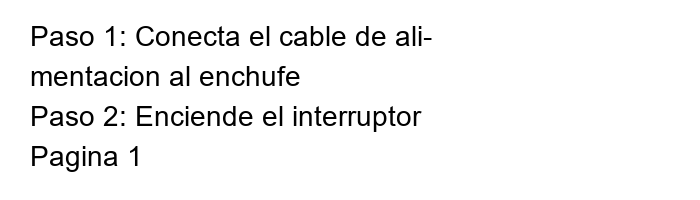
#> input picture pruebas/datos/ocr_manual_p1.png, 700 x 200 px
$ python -i lienzo.py   (imports and definitions only)
#> lines starting #> are read from the running program, lines starting #| are printed output that depends on the picture
# -*- coding: utf-8 -*-
"""Lienzo: el estudio del pintor sin modelo — operar con imágenes reales, con Pillow + numpy
(+ OpenCV si está, solo para ruido/arañazos/inpainting rápido; todo funciona sin él, más lento
o con menos pasos, y lo dice). Ningún prompt sale de la máquina; ningún verbo llama a un
proveedor de imagen (`imagen.py`) salvo `borrar --metodo taller`, que habla con la máquina que
TÚ pongas en `taller_url` (`<memoria>/imagen_config.json`) — por defecto vacía, y entonces ese
método falla con "sin dato" en vez de asumir localhost (nada garantiza en el código que sea tu
propia máquina: el aviso "nunca sale de casa" es responsabilidad de cómo configures `taller_url`,
no una promesa que este módulo compruebe).

    python lienzo.py fundir <a> <b> [--modo mezcla|multiplicar|pantalla|superponer|luz_suave]
                     [--alfa 0.5] [--mascara degradado_h|degradado_v|radial|<png>] [--salida f.png]
    python lienzo.py doble <a> <b> [--alfa 0.5] [--salida f.png]
    python lienzo.py collage <img1> <img2> ... [--columnas N] [--ancho 1920] [--margen 12]
                     [--fondo #111111] [--salida f.png]
    python lienzo.py degradado <img> [--direccion abajo|arriba|izq|der|radial] [--color #000000]
                     [--desde 0.6] [--salida f.png]
    python lienzo.py restaurar <foto> [--salida f.png] [--sin-aranazos] [--nitidez 1.0]
                     [--color auto|no]
    python lienzo.py numeros <foto> [--colores 12] [--ancho 1400] [--min-zona N] [--salida base]
                     # sin --min-zona: 0,05% del área ya redimensionada (suelo 20 px)
    python lienzo.py borrar <img> (--caja x,y,w,h | --mascara m.png | --color #rrggbb[,tolerancia])
                     [--metodo telea|ns|taller] [--salida f.png]
    python lienzo.py cubista <foto> [--facetas 220] [--desplazamiento 0.07] [--giro 7]
                     [--sin-contorno] [--difuminado-fondo N] [--semilla 7]
                     [--pasos N --pasos-dir DIR] [--salida f.png]
    python lienzo.py surrealista <foto> [--fuerza 26] [--escala 90] [--viraje 42] [--semilla 7]
                     [--pasos N --pasos-dir DIR] [--salida f.png]

`fundir`: `b` se redimensiona al tamaño de `a` (LANCZOS) y se combina con un modo de mezcla
clásico (`mezcla` = normal; `multiplicar`, `pantalla`, `superponer`, `luz_suave` = fórmulas
estándar de edición de imagen sobre canales 0-1). `--alfa` es la opacidad global de la mezcla
(0 = sale `a` tal cual, 1 = sale el resultado de la mezcla entera — con `--modo mezcla`, eso es
`b` tal cual, píxel a píxel); `--mascara` sustituye ese único número por un mapa por píxel
(dos degradados y un radial generados aquí, o la ruta a un PNG en gris que hace de máscara),
multiplicado igualmente por `--alfa`.

`doble`: la exposición doble reparte, según la LUMINANCIA de `a` (más "pantalla" donde `a` ya es
brillante — así se transparenta como una sobreexposición real —, más mezcla lineal donde `a` es
oscura). Es una heurística declarada, no una simulación óptica de una doble exposición de
película.

`collage`: con `--columnas N`, rejilla estricta de celdas cuadradas (cada imagen se recorta
centrada para llenar su celda, sin bandas vacías). Sin `--columnas`, mosaico "justificado" por
filas: cada fila se llena hasta `--ancho` y luego se reescala esa fila entera a una altura común
(el mismo método que usan las galerías de fotos "a la Flickr"); la última fila puede quedar más
corta que el resto si no hay bastantes imágenes para llenarla del todo.

`degradado`: funde la foto hacia `--color` en un borde, empezando en la fracción `--desde` del
recorrido (0 = desde el propio centro/borde opuesto, 1 = solo el borde extremo). Para cabeceras
y portadas: pon el texto donde ya no queda foto, solo color.

`restaurar`: reduce ruido PRIMERO, antes de tocar niveles (estirar el contraste de una foto sin
quitarle antes el grano amplifica el grano tanto como el contraste), con fuerza proporcional al
ruido medido a la entrada (`cv2.fastNlMeansDenoisingColored` si hay OpenCV, con `h` derivado de
esa medida — sin OpenCV, mediana 3×3 de Pillow, dos pasadas si el ruido de entrada es alto),
niveles automáticos por percentil 1-99 de cada canal (estira el contraste sin saturar por un
pico o un valle aislado), corrección de dominante de color (lleva la media de los tres canales a
un gris medio común — corrige un viraje amarillento/azulado uniforme, NO un balance de blancos
con luces mixtas, y NO recupera el tono original de la foto: solo la lleva a neutro), arañazos
opcionales con `cv2.inpaint` sobre una máscara heurística (líneas finas cuyo valor se aparta
mucho de una mediana local — sin OpenCV, `--sin-aranazos` avisa y se salta ese paso), y una
pasada final de nitidez por máscara de desenfoque (`--nitidez`, 0 = ninguna). Imprime SIEMPRE
antes/después: contraste (desviación típica de la luminancia) y ruido estimado con una vara que
NO cambia de escala con el contraste (percentil 20 de la desviación típica LOCAL en bloques
fijos de 8×8 px sobre luminancia 0-255 — el percentil bajo aísla los bloques sin apenas detalle,
donde cualquier variación que quede es ruido, no textura de la escena; un bloque fijo, a
diferencia de un umbral de gradiente, no se corre cuando el contraste cambia, así que
antes/después son comparables). Si el ruido medido no baja, lo dice ("ruido no reducido") en vez
de imprimir la subida como si fuera un logro (JSON: `ruido_reducido`): `--nitidez` (por defecto
1.0) afila amplificando cualquier detalle fino que quede tras el denoise, ruido incluido, y en
fotos con poco margen puede devolverlo por encima de la entrada; es un efecto DISTINTO del que
arregla el orden ruido-antes-que-niveles, y el aviso existe justo para decirlo cuando pasa, no
para ocultarlo. Límite declarado y no sorteado aquí: esto NO reconstruye caras ni detalle que la
foto ya perdió — eso pide un modelo generativo, y esta pieza no tiene ninguno.

`numeros` ("pintar por números"): cuantiza a `--colores` tonos (Pillow `quantize`, corte de
mediana, sobre la foto ya suavizada con una mediana 3×3); ANTES de agrupar en zonas, un segundo
filtro de MODA (radio proporcional al ancho, `ancho/150`: cada píxel pasa al tono más frecuente
de su vecindad) limpia el ruido sal-y-pimienta y los píxeles sueltos que deja la cuantización —
sin este paso, cada mota de ruido nace como su propia zona, y un libro de pintar por números de
verdad tiene decenas o cientos de zonas, no miles. Agrupa en zonas conexas de un mismo tono (con
`cv2.connectedComponents` si hay OpenCV — rápido —; si no, unión-búsqueda propia en Python puro
— MUCHO más lenta en fotos grandes); cada zona de menos de `--min-zona` píxeles se FUNDE con la
zona vecina con la que comparte más frontera, repitiendo hasta que no quede ninguna; el recuento
de `zonas` que devuelve es el de DESPUÉS de fundir. `--min-zona`, si no se da, sale proporcional
al área ya redimensionada (0,05 % del lienzo, con un suelo de 20 px) en vez de un número fijo,
para que el umbral escale con el tamaño de la foto en vez de ser una cifra arbitraria. Dibuja el
contorno entre zonas y numera con la cifra de su color las zonas que quedan, y añade al pie del
PNG-plantilla la paleta numerada. Escribe dos ficheros: sin `--salida`,
`<foto>_numeros_plantilla.png` y `<foto>_numeros_color.png` (junto a la foto de entrada); con
`--salida <base>`, `<base>_plantilla.png` y `<base>_color.png` (el `<base>` tal cual, sin
`_numeros` de más). Límite: el número de entradas de la paleta es el de tonos que de verdad
aparecen en la imagen cuantizada — puede ser menor que `--colores` si la foto tiene menos
variedad de la pedida.

`borrar`: rellena la zona marcada (`--caja x,y,w,h`, o una `--mascara` en gris ya recortada por
ti, o un `--color` con tolerancia opcional en unidades de distancia RGB, 30 por defecto) con
`cv2.inpaint` (`--metodo telea`/`ns` por defecto: se prueban LOS DOS —Telea 2004 y Navier-Stokes
de Bertalmío 2001— y se usa el que deje menos discontinuidad de borde, la diferencia de
luminancia entre el interior rellenado y su anillo de fondo inmediato; el JSON dice cuál se pidió
y cuál se usó — sin OpenCV, "sin dato: pip install opencv-python", código 2) o, con `--metodo
taller`, mandando la imagen y la máscara a un servidor local que hable `POST /sdapi/v1/img2img`
con máscara (estilo A1111 — por ejemplo, `taller.py` con esa ruta añadida, o un A1111/Forge real)
— la URL sale de `taller_url` en `<memoria>/imagen_config.json` (NUNCA en el código; plantilla en
`plantillas/imagen_config.json`); sin esa clave, "sin dato". Límite declarado: el relleno clásico
(`telea`/`ns`) funciona bien sobre objetos FINOS (postes, cables, una mancha) o fondos casi
uniformes; sobre objetos grandes o fondos con estructura deja un borrón visible — ahí hace falta
`--metodo taller`. Antes de rellenar, mide el
área de la máscara frente al área de la imagen y la textura del anillo de 20 px de fondo
alrededor de ella (contra la mediana de desviación local de toda la imagen): si el área supera el
1 % de la imagen o el anillo tiene más textura que esa mediana, imprime un aviso ("borrón
probable…") y lo deja en el JSON (`aviso`, `None` si no aplica) — con `--metodo taller` no avisa
(ya es el método recomendado para esos casos).

`cubista`/`surrealista`: la pregunta de fondo no era qué parámetros pintar, sino DÓNDE viven — `pintor.py` es un motor de PINCELADAS
(Hertzmann 1998: por cada radio, difuminar, medir error por celdas, poner una pincelada
perpendicular al gradiente); sus seis estilos son el MISMO bucle con otro dict de radios/
umbral/alfa (ver el docstring de `pintor.py`). Cubismo y surrealismo no son eso: no son una
pincelada más fina o más gorda, son otra COMPOSICIÓN de la imagen ENTERA — llamarlos "otro
estilo de pintor.py" habría sido mentir con el nombre (un radio de pincel distinto no es una
faceta ni un derretido). Por eso viven aquí, como dos verbos más de `lienzo.py`, que ya opera
sobre la foto entera de una vez (como `collage`/`degradado`), no pincelada a pincelada.

`cubista` (analítico): puntos semilla sobre los bordes REALES de la foto (`cv2.Canny`) más un
relleno aleatorio y un marco (para cubrir el lienzo entero) -> triangulación de Delaunay de esos
puntos (`cv2.Subdiv2D` — ya dependencia opcional del paquete, sin necesitar scipy; sin OpenCV,
una rejilla triangular con jitter, declarada como lo que es: NO una Delaunay real) -> cada
triángulo se aplana a su color medio (medido sobre la foto ORIGINAL) -> se desplaza y gira un
poco alrededor de su propio centro, de MAYOR a MENOR área, sobre un fondo difuminado y con el
color atenuado (para que el hueco que deja una faceta movida enseñe un eco de la escena, no un
vacío) -> un contorno más oscuro remata cada faceta para que la junta se vea — eso ES lo que
hace el cubismo analítico: descomponer en planos y enseñar varios a la vez.

`surrealista`: dos campos de ruido de BAJA frecuencia (rejilla gruesa remuestreada a tamaño
completo — la propia interpolación bicúbica hace de paso-bajo) como mapa de desplazamiento
(x,y), que remuestrea la foto entera (`cv2.remap`, o un bilineal propio sin OpenCV) — las formas
se derriten sin romperse, porque el desplazamiento cambia suave de un píxel a su vecino — más un
viraje de tono (canal H de HSV) para el color onírico.

Los dos ENSEÑAN EL PROCESO en vídeo (como `video_pintura.py` con las pinceladas, pero aquí no
hay pinceladas que filmar: el efecto es una sola pasada por foto): con `--pasos N --pasos-dir
DIR` escriben N fotogramas de progreso — `cubista` revelando facetas de mayor a menor área,
`surrealista` interpolando el campo de deformación y el viraje de 0 a su fuerza completa — que
`video_composicion.py` (hermano de `video_pintura.py` para composiciones que no son pinceladas)
convierte en `.mp4`.

Qué sale de la máquina: NADA salvo `borrar --metodo taller`, y eso solo llega a la máquina que
TÚ configures en `taller_url` (por defecto, ninguna — sin configurar, ese método falla con "sin
dato"). El resto de verbos no toca `mem`, no resuelve un proyecto de Claude Code: cada verbo lee
los ficheros que le des y escribe el PNG que le pidas, nada más — no hay registro ni memoria
propia de `lienzo.py`.
"""
import io
import json
import math
import os
import sys
import urllib.error
import urllib.request

try:
    import numpy as np
    from PIL import Image, ImageDraw, ImageFilter
except ImportError as _e:
    sys.stderr.write(f'lienzo.py necesita Pillow y numpy (pip install Pillow numpy) [{_e.name}]\n')
    sys.exit(2)

try:
    import cv2
except ImportError:
    cv2 = None

sys.path.insert(0, os.path.dirname(os.path.abspath(__file__)))

MODOS_FUNDIR = ('mezcla', 'multiplicar', 'pantalla', 'superponer', 'luz_suave')
DIRECCIONES_DEGRADADO = ('abajo', 'arriba', 'izq', 'der', 'radial')
METODOS_BORRAR = ('telea', 'ns', 'taller')


# ───────────────────────── utilidades comunes ─────────────────────────

def _cargar_rgb(ruta):
    return Image.open(ruta).convert('RGB')


def _redimensionar_a(img, tamano):
    return img if img.size == tuple(tamano) else img.resize(tuple(tamano), Image.LANCZOS)


def _nombre_salida(ruta, sufijo, ext='.png'):
    base = os.path.splitext(os.path.abspath(ruta))[0]
    return f'{base}_{sufijo}{ext}'


# [7 lines left out: function _hex_a_rgb, not called in this run]


def _a01(img):
    return np.asarray(img).astype(np.float32) / 255.0


def _de01(arr):
    return np.clip(np.round(arr * 255.0), 0, 255).astype(np.uint8)


# [12 lines left out: function _suma_ventana, not called in this run]


def _media_ventana(arr, radio):
    return _suma_ventana(arr, radio) / float((2 * radio + 1) ** 2)


# [191 lines left out: functions _mapa_desviacion_local, _blend_pixels, _mascara_valor, fundir, doble, _ajustar_cubrir and 3 more, not called in this run]


# ───────────────────────── restaurar ─────────────────────────

def _luminancia(arr):
    return 0.299 * arr[..., 0] + 0.587 * arr[..., 1] + 0.114 * arr[..., 2]


def _ruido_zonas_planas(lum, bloque=8):
    """Ruido en zonas planas medido con una vara que NO cambia de escala con el
    contraste: se parte `lum` (0-255) en bloques FIJOS de `bloque` px, se mide la
    desviación típica dentro de cada bloque, y se toma el percentil 20 de esas
    desviaciones — el percentil bajo aísla los bloques sin apenas detalle (donde
    lo que quede de variación es ruido, no textura de la escena). Con un bloque
    fijo, la rejilla no se mueve aunque cambie el contraste: antes y después usan
    exactamente los mismos bloques, así que la medida sigue siendo comparable (a
    diferencia de un umbral basado en el gradiente, que se corre al estirar
    niveles)."""
    alto, ancho = lum.shape
    ah, aw = (alto // bloque) * bloque, (ancho // bloque) * bloque
    if ah == 0 or aw == 0:
        return float(lum.std())
    recorte = lum[:ah, :aw]
    bloques = (recorte.reshape(ah // bloque, bloque, aw // bloque, bloque)
               .swapaxes(1, 2).reshape(-1, bloque * bloque))
    return float(np.percentile(bloques.std(axis=1), 20))


def _medir(arr_u8):
    lum = _luminancia(arr_u8.astype(np.float32))
    contraste = float(lum.std())
    ruido = _ruido_zonas_planas(lum)
    return contraste, ruido


def _niveles_automaticos(arr01):
    salida = np.empty_like(arr01)
    for c in range(3):
        canal = arr01[..., c]
        p1, p99 = np.percentile(canal, 1), np.percentile(canal, 99)
        salida[..., c] = canal if p99 <= p1 else np.clip((canal - p1) / (p99 - p1), 0, 1)
    return salida


def _correccion_dominante(arr01):
    medias = arr01.reshape(-1, 3).mean(axis=0)
    gris = float(medias.mean())
    factores = gris / np.clip(medias, 1e-6, None)
    return np.clip(arr01 * factores, 0, 1)


def _reducir_ruido(arr01, ruido_medido=None):
    """Reduce ruido con fuerza PROPORCIONAL al ruido medido a la entrada (`ruido_medido`,
    en la misma escala que `_ruido_zonas_planas`) Y a la ganancia de contraste que
    `_niveles_automaticos` va a aplicar DESPUÉS (mismo percentil 1-99 por canal): una
    foto muy "lavada" (poco contraste de entrada) recibe un estirón grande, así que su
    ruido necesita una pasada más fuerte para no acabar amplificado igual. Con OpenCV,
    `fastNlMeansDenoisingColored` (mejor que el `bilateralFilter` viejo para ruido de
    grano, no solo de borde); sin OpenCV, mediana 3×3 de Pillow, y una SEGUNDA pasada
    si el ruido de entrada es alto (una sola mediana 3×3 no basta con ruido gaussiano
    fuerte)."""
    img_u8 = _de01(arr01)
    ruido = 15.0 if ruido_medido is None else float(ruido_medido)
    if cv2 is not None:
        ganancia_niveles = 1.0
        for c in range(3):
            canal = arr01[..., c]
            p1, p99 = np.percentile(canal, 1), np.percentile(canal, 99)
            ganancia_niveles = max(ganancia_niveles, 1.0 / max(p99 - p1, 1e-6))
        bgr = img_u8[..., ::-1]
        h = float(np.clip(ruido * ganancia_niveles * 1.1, 3.0, 45.0))
        suavizado = cv2.fastNlMeansDenoisingColored(bgr, None, h=h, hColor=h,
                                                      templateWindowSize=7, searchWindowSize=21)
        return suavizado[..., ::-1].astype(np.float32) / 255.0
    pasadas = 2 if ruido > 25.0 else 1
    img_pil = Image.fromarray(img_u8, 'RGB')
    for _ in range(pasadas):
        img_pil = img_pil.filter(ImageFilter.MedianFilter(size=3))
    return _a01(img_pil)


# [16 lines left out: function _quitar_aranazos, not called in this run]


def _nitidez(arr01, cantidad):
    if cantidad <= 0:
        return arr01
    img_u8 = Image.fromarray(_de01(arr01), 'RGB')
    desenfoque = np.asarray(img_u8.filter(ImageFilter.GaussianBlur(radius=2))).astype(np.float32)
    a = np.asarray(img_u8).astype(np.float32)
    realzado = a + (a - desenfoque) * float(cantidad)
    return np.clip(realzado, 0, 255) / 255.0


def restaurar(ruta, salida=None, sin_aranazos=False, nitidez=1.0, color='auto', avisar=print):
    img = _cargar_rgb(ruta)
#> in _cargar_rgb, returned value is the input picture: PIL image 700x200 RGB; min 0, max 255, mean 243.3
    contraste0, ruido0 = _medir(np.asarray(img))
#> in _medir, `contraste = float(lum.std())`: contraste = 49.67
#> in _ruido_zonas_planas, `recorte = lum[:ah, :aw]`:
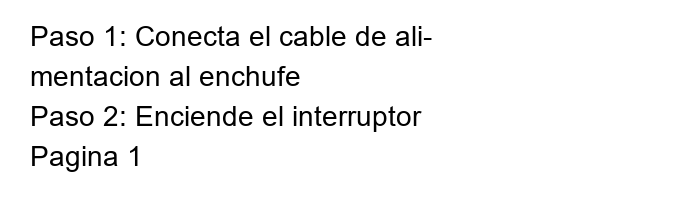
#> recorte: shape (200, 696) float32; min 0, max 255, mean 243.2
#> in _medir, `ruido = _ruido_zonas_planas(lum)`: ruido = 0
#> contraste0 = 49.67; ruido0 = 0
    arr = _a01(img)
    # el ruido se reduce ANTES de estirar niveles: estirar el contraste de una foto
    # sin quitarle antes el grano amplifica el grano tanto como el contraste (fallo
    # MEDIDO 7-sep: con el orden viejo — niveles, dominante, ruido — el ruido de una
    # foto real subía de 43.69 a 83.88, casi el doble).
    arr = _reducir_ruido(arr, ruido_medido=ruido0)
#> in _reducir_ruido, `h = float(np.clip(ruido * ganancia_niveles * 1.1, 3.0, 45.0))`: h = 3
    arr = _niveles_automaticos(arr)
    if color == 'auto':
        arr = _correccion_dominante(arr)  # lleva la media a gris neutro; NO recupera el tono original
#> in _correccion_dominante, `medias = arr01.reshape(-1, 3).mean(axis=0)`: medias = [0.954, 0.954, 0.954]
#> in _correccion_dominante, `gris = float(medias.mean())`: gris = 0.954
#> in _correccion_dominante, `factores = gris / np.clip(medias, 1e-6, None)`: factores = [1, 1, 1]
    hizo_aranazos = False
    if sin_aranazos:
        arr, hizo_aranazos = _quitar_aranazos(arr)
        if not hizo_aranazos:
            avisar('sin arañazos: falta OpenCV (pip install opencv-python); se sigue sin esa pasada')
    arr = _nitidez(arr, nitidez)
#> in _nitidez, `desenfoque = np.asarray(img_u8.filter(ImageFilter.GaussianBlur(radius=..`:
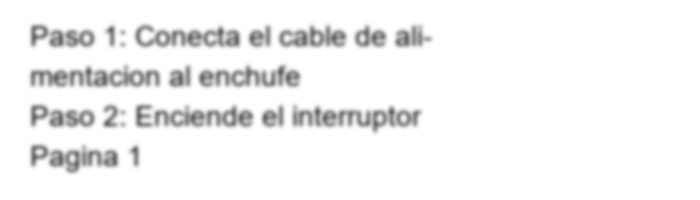
#> desenfoque: shape (200, 700, 3) float32; mean R, G, B 243.7, 243.7, 243.7
#> in _nitidez, `realzado = a + (a - desenfoque) * float(cantidad)`:
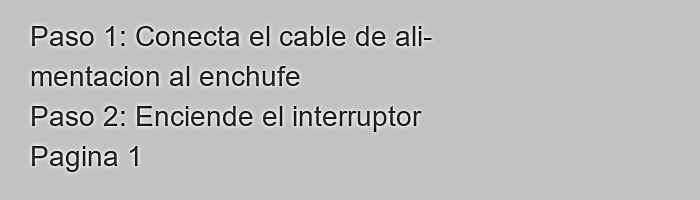
#> realzado: shape (200, 700, 3) float32; mean R, G, B 243.7, 243.7, 243.7; drawn with min black and max white
    final_u8 = _de01(arr)
    contraste1, ruido1 = _medir(final_u8)
#> contraste1 = 52.76; ruido1 = 0
    ruido_reducido = ruido1 < ruido0
#> ruido_reducido = False
    salida = salida or _nombre_salida(ruta, 'restaurada')
    Image.fromarray(final_u8, 'RGB').save(salida)
    etiqueta_ruido = (f'ruido en zonas planas {ruido0:.2f} -> {ruido1:.2f}' if ruido_reducido
                       else f'ruido no reducido ({ruido0:.2f} -> {ruido1:.2f})')
#> etiqueta_ruido = 'ruido no reducido (0.00 -> 0.00)'
    avisar(f'contraste {contraste0:.1f} -> {contraste1:.1f} · {etiqueta_ruido} · {salida}')
#| contraste 49.7 -> 52.8 · ruido no reducido (0.00 -> 0.00) · pruebas/datos/ocr_manual_p1_restaurada.png
    return {"salida": salida, "contraste_antes": round(contraste0, 2), "contraste_despues": round(contraste1, 2),
            "ruido_antes": round(ruido0, 2), "ruido_despues": round(ruido1, 2),
            "ruido_reducido": ruido_reducido, "aranazos_reparados": hizo_aranazos}


# ───────────────────────── numeros (pintar por números) ─────────────────────────

# [427 lines left out: functions _etiquetar_conexas, _etiquetar_conexas_puro, _dibujar_contornos, _suavizar_indices_moda, _vecino_dominante, _renumerar_consecutivo and 12 more, not called in this run]


def _area_triangulo(pts):
    (x1, y1), (x2, y2), (x3, y3) = pts
    return abs(x1 * (y2 - y3) + x2 * (y3 - y1) + x3 * (y1 - y2)) / 2.0


# [574 lines left out: functions _puntos_de_bordes, _puntos_de_marco, _triangular_rejilla, _triangular_delaunay, _rotar_y_mover, _fondo_atenuado and 19 more, not called in this run]


# [7 lines not run here, left out]

>>> result = restaurar('../pruebas/datos/ocr_manual_p1.png')
#> result = 7 items
